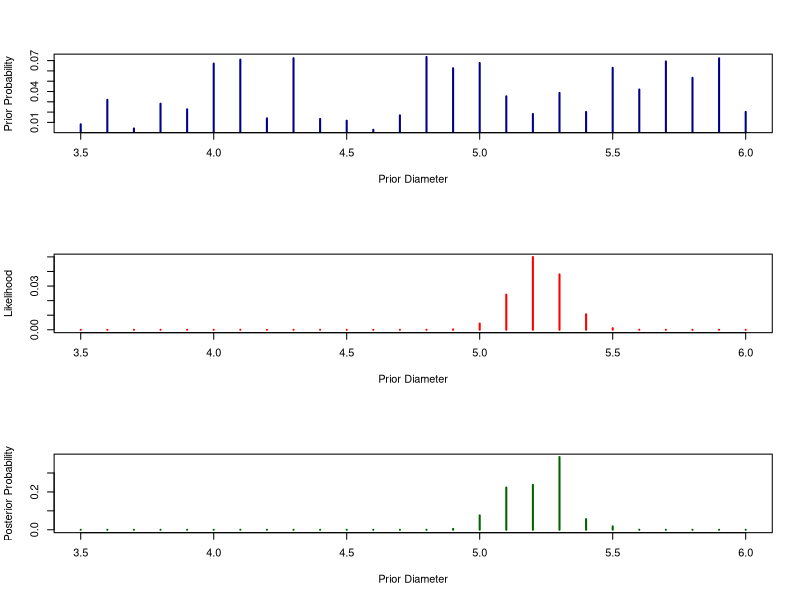

This figure's R source:
## ---- chunk 1
knitr::opts_chunk$set(echo = TRUE)
## ---- chunk 2
mu <- 5.2    # true mean
sig <- 0.1   # known variance of Gaussian noise
n <- 10    # create n data points
dat <- rnorm(n, mu, sqrt(sig))
## ---- chunk 3
prior_mu <- seq(3.5, 6, 0.1)                # range of prior values (coming from some previous data)
weights_mu <- runif(length(prior_mu))       # random weights for prior values
p_mu <- weights_mu / sum(weights_mu)        # re-normalization
## ---- chunk 4
likeli <- rep(NA, length(prior_mu))
for (i in 1:length(prior_mu)){
  likeli[i] <- prod(dnorm(dat, mean = prior_mu[i], sd = sqrt(sig)))
}
## ---- chunk 5
posterior <- likeli * p_mu
posterior <- posterior / sum(posterior)
## ---- chunk 6
par(mfrow = c(3, 1))
plot(prior_mu, p_mu, type = "h", col = "darkblue", lwd = 2,
     xlab = "Prior Diameter",
     ylab = "Prior Probability")
plot(prior_mu, likeli, type = "h", col = "red", lwd = 2,
     xlab = "Prior Diameter",
     ylab = "Likelihood")
plot(prior_mu, posterior, type = "h", col = "darkgreen", lwd = 2,
    xlab = "Prior Diameter",
    ylab = "Posterior Probability")
